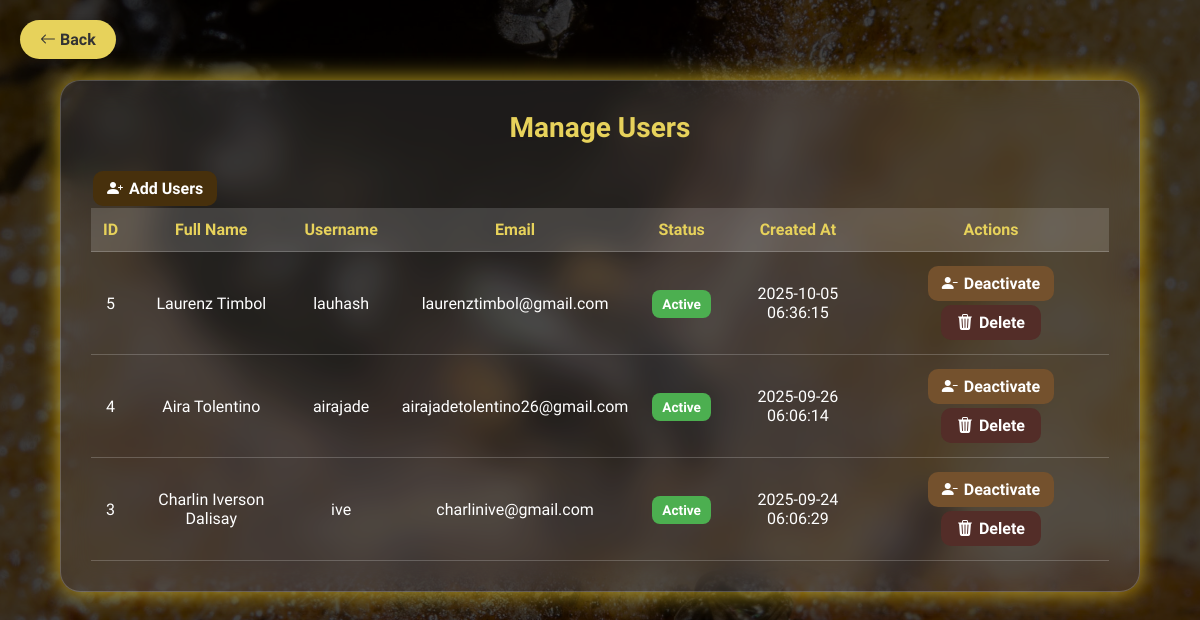
The page /admin/manage-users.php (signed in) on the database its author committed.
### tables this page shows
CREATE TABLE `users` (
  `user_id` int(10) UNSIGNED NOT NULL,
  `firstname` varchar(50) NOT NULL,
  `lastname` varchar(50) NOT NULL,
  `username` varchar(50) NOT NULL,
  `email` varchar(100) NOT NULL,
  `password_hash` varchar(255) NOT NULL,
  `birthday` date NOT NULL,
  `address` varchar(255) DEFAULT NULL,
  `contact_number` varchar(20) DEFAULT NULL,
  `created_by_admin_id` int(10) UNSIGNED DEFAULT NULL,
  `created_at` timestamp NOT NULL DEFAULT current_timestamp(),
  `status` enum('active','inactive') DEFAULT 'active',
  `reset_token` varchar(255) DEFAULT NULL,
  `reset_expires` datetime DEFAULT NULL
);

### admin/manage-users.php (the view, shortened to what this page needs)
<?php
require_once "../config.php";
$sql = "SELECT user_id, firstname, lastname, username, email, status, created_at
        FROM users ORDER BY created_at DESC";
$result = mysqli_query($link, $sql);
?>
<!DOCTYPE html>
<html lang="en">
<head>
<link rel="stylesheet" href="https://cdn.jsdelivr.net/npm/bootstrap-icons@1.11.1/font/bootstrap-icons.css">
</head>
<body>
<a href="admin-dashboard.php" class="back-btn"><i class="bi bi-arrow-left"></i> Back</a>
<div class="container">
  <h2>Manage Users</h2>
  <div class="text-center mb-3">
    <a href="add_users.php" class="btn btn-add"><i class="bi bi-person-plus-fill"></i> Add Users</a>
  </div>
  <div class="table-responsive">
    <table class="table">
      <thead>
        <tr>
          <th>ID</th>
          <th>Full Name</th>
          <th>Username</th>
          <th>Email</th>
          <th>Status</th>
          <th>Created At</th>
          <th>Actions</th>
        </tr>
      </thead>
      <tbody>
      <?php while ($row = mysqli_fetch_assoc($result)): ?>
        <tr>
          <td><?= $row['user_id'] ?></td>
          <td><?= htmlspecialchars($row['firstname'] . ' ' . $row['lastname']) ?></td>
          <td><?= htmlspecialchars($row['username']) ?></td>
          <td><?= htmlspecialchars($row['email']) ?></td>
          <td>
            <?php if ($row['status'] == 'active'): ?>
              <span class="badge bg-success">Active</span>
            <?php else: ?>
              <span class="badge bg-secondary">Inactive</span>
            <?php endif; ?>
          </td>
          <td><?= $row['created_at'] ?></td>
          <td>
            <?php if ($row['status'] == 'active'): ?>
              <a href="?delete_id=<?= $row['user_id'] ?>" class="btn btn-deactivate btn-sm" onclick="return confirm('Deactivate this user?');">
                <i class="bi bi-person-dash-fill"></i> Deactivate
              </a>
            <?php else: ?>
              <a href="?activate_id=<?= $row['user_id'] ?>" class="btn btn-reactivate btn-sm">
                <i class="bi bi-person-check-fill"></i> Reactivate
              </a>
            <?php endif; ?>
            <a href="?permanent_delete_id=<?= $row['user_id'] ?>" class="btn btn-delete btn-sm" onclick="return confirm('⚠️ Permanently delete this user?');">
              <i class="bi bi-trash3-fill"></i> Delete
            </a>
          </td>
        </tr>
      <?php endwhile; ?>
      </tbody>
    </table>
  </div>
</div>
</body>
</html>

### admin/manage-users.php (style rules this page uses)
* { margin: 0; padding: 0; box-sizing: border-box; font-family: 'Raleway', sans-serif; }
body { min-height: 100vh; display: flex; justify-content: center; align-items: flex-start; padding-top: 80px; position: relative; color: white; }
body::before { content: ""; position: absolute; inset: 0; background: url('../frontend/images/profile_addusers.jpeg') no-repeat center center/cover; filter: brightness(25%); z-index: -1; }
.container { width: 90%; max-width: 1100px; background: rgba(255, 255, 255, 0.1); border-radius: 20px; backdrop-filter: blur(15px); border: 1px solid rgba(255,255,255,0.2); box-shadow: 0px 0px 24px #ceae1fff; padding: 30px; animation: fadeIn 1s ease-in-out; }
h2 { text-align: center; color: #e7d25bff; font-size: 28px; margin-bottom: 25px; }
.table { width: 100%; border-collapse: collapse; text-align: center; }
.table th, .table td { padding: 12px; border-bottom: 1px solid rgba(255,255,255,0.2); }
.table th { background: rgba(255,255,255,0.15); color: #e7d25bff; }
.btn { display: inline-flex; align-items: center; gap: 6px; justify-content: center; padding: 8px 14px; border-radius: 10px; border: none; font-weight: bold; cursor: pointer; transition: all 0.3s ease; margin: 2px; min-width: 100px; text-decoration: none; color: white; }
.btn i { font-size: 1rem; }
.btn-add { background: #47300cff; }
.btn-deactivate { background: #74512D; }
.btn-delete { background: #532d28ff; }
.back-btn { position: absolute; top: 20px; left: 20px; padding: 10px 20px; font-size: 1rem; font-weight: bold; color: #333; background: #e7d25bff; border-radius: 20px; text-decoration: none; box-shadow: 4px 4px 10px rgba(0,0,0,0.3); transition: all 0.3s ease; }
.badge { padding: 6px 10px; border-radius: 8px; font-size: 0.85rem; font-weight: bold; }
.bg-success { background: #4CAF50; color: white; }
.table-responsive { overflow-x: auto; }

### rows shown on the page
users: user_id "5", firstname+lastname "Laurenz Timbol", username "lauhash", email "laurenztimbol@gmail.com", status "Active", created_at "2025-10-05 06:36:15"
users: user_id "4", firstname+lastname "Aira Tolentino", username "airajade", email "airajadetolentino26@gmail.com", status "Active", created_at "2025-09-26 06:06:14"
users: user_id "3", firstname+lastname "Charlin Iverson Dalisay", username "ive", email "charlinive@gmail.com", status "Active", created_at "2025-09-24 06:06:29"
